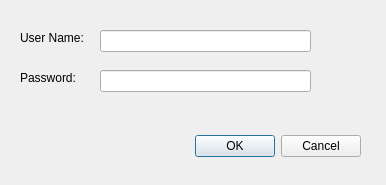
<?xml version="1.0" encoding="UTF-8"?>
<ui version="4.0">
 <class>LoginDialog</class>
 <widget class="QDialog" name="LoginDialog">
  <property name="geometry">
   <rect>
    <x>0</x>
    <y>0</y>
    <width>386</width>
    <height>185</height>
   </rect>
  </property>
  <property name="windowTitle">
   <string>Login Dialog</string>
  </property>
  <property name="modal">
   <bool>true</bool>
  </property>
  <widget class="QDialogButtonBox" name="buttonBox">
   <property name="geometry">
    <rect>
     <x>20</x>
     <y>130</y>
     <width>341</width>
     <height>32</height>
    </rect>
   </property>
   <property name="orientation">
    <enum>Qt::Horizontal</enum>
   </property>
   <property name="standardButtons">
    <set>QDialogButtonBox::Cancel|QDialogButtonBox::Ok</set>
   </property>
  </widget>
  <widget class="QLineEdit" name="UserNameTextBox">
   <property name="geometry">
    <rect>
     <x>100</x>
     <y>30</y>
     <width>211</width>
     <height>22</height>
    </rect>
   </property>
  </widget>
  <widget class="QLineEdit" name="PasswordTextBox">
   <property name="geometry">
    <rect>
     <x>100</x>
     <y>70</y>
     <width>211</width>
     <height>22</height>
    </rect>
   </property>
   <property name="echoMode">
    <enum>QLineEdit::Password</enum>
   </property>
  </widget>
  <widget class="QLabel" name="label">
   <property name="geometry">
    <rect>
     <x>20</x>
     <y>30</y>
     <width>71</width>
     <height>16</height>
    </rect>
   </property>
   <property name="text">
    <string>User Name:</string>
   </property>
  </widget>
  <widget class="QLabel" name="label_2">
   <property name="geometry">
    <rect>
     <x>20</x>
     <y>70</y>
     <width>71</width>
     <height>16</height>
    </rect>
   </property>
   <property name="text">
    <string>Password:</string>
   </property>
  </widget>
 </widget>
 <resources/>
 <connections>
  <connection>
   <sender>buttonBox</sender>
   <signal>accepted()</signal>
   <receiver>LoginDialog</receiver>
   <slot>accept()</slot>
   <hints>
    <hint type="sourcelabel">
     <x>248</x>
     <y>254</y>
    </hint>
    <hint type="destinationlabel">
     <x>157</x>
     <y>274</y>
    </hint>
   </hints>
  </connection>
  <connection>
   <sender>buttonBox</sender>
   <signal>rejected()</signal>
   <receiver>LoginDialog</receiver>
   <slot>reject()</slot>
   <hints>
    <hint type="sourcelabel">
     <x>316</x>
     <y>260</y>
    </hint>
    <hint type="destinationlabel">
     <x>286</x>
     <y>274</y>
    </hint>
   </hints>
  </connection>
 </connections>
</ui>
